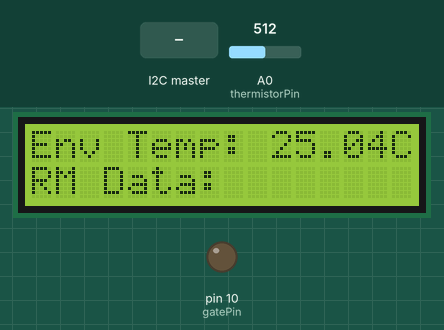
A sketch run on a simulated Arduino Uno, built with avr-gcc and run on an emulated ATmega328P. Parts: 16×2 character LCD, output pins drawn as LEDs (lit = HIGH). The inputs (shaded band) are chosen by the test bench; at power-on: A0 (thermistorPin) = 512. No radio packets arrive unless stated; what the sketch prints to the serial monitor is not drawn.

Above: at 4.2 s.
4.3 s: the I2C master sends the byte 2
7.3 s: the I2C master sends the byte 1
9.2 s: A0 (thermistorPin) set to 349
At 11.5 s:
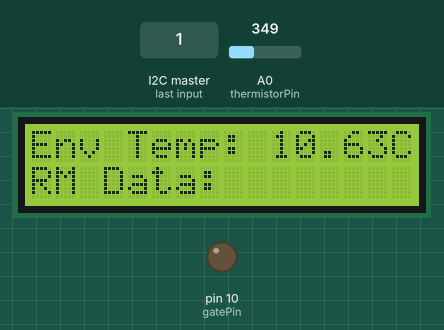
12.2 s: A0 (thermistorPin) set to 332
At 15.0 s:
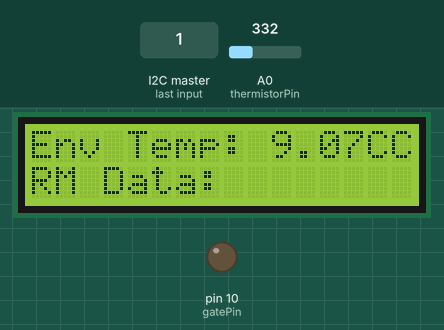
15.2 s: the I2C master sends the byte 0
Timing chart, 0 to 18.2 s (numbered marks = the images above; inputs shaded):
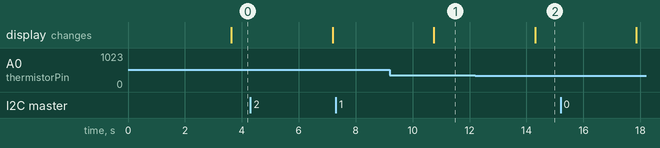

Measured:
- the behaviour switches between 343 and 342 on A0 (thermistorPin) (found by bisection; images 1 and 2)
- after the input at 7.3 s, every drawn part: stays the same
- after the input at 9.2 s, the display: changes after 1.5 s (image 1)
- after the input at 12.2 s, the display: changes after 2.1 s (image 2)

The sketch:

board_2_control.ino
```cpp
#include <RH_ASK.h>                //433MHz wireless
#include<SPI.h>                    //433MHz wireless (compile)
#include <Wire.h>                  //I2C serial communication
#include <LiquidCrystal_I2C.h>     //LCD

LiquidCrystal_I2C lcd(0x27, 16, 2);
RH_ASK rf_driver;

#define gatePin 10 //Transistor base
int thermistorPin = 0;

int Vo;
float R1 = 10000;
float logR2, R2, T, Tc, Tf;
float c1=0.001129148, c2=0.000234125, c3=8.76741e-8;

String dataString;
String dataRecord;
int counter = 0;
int loopCounter;
//char dataString[8];

void setup() {
  //Fan control setup
  pinMode(gatePin, OUTPUT);
  digitalWrite(gatePin, LOW);
//  analogWrite(gatePin, 0);

  //433MHz wireless setup
  rf_driver.init();

  //I2C serial communication setup
  Wire.begin(8);                           //Set as device #8
  Wire.onReceive(receiveEvent);

   //LCD setup
  lcd.begin();
  lcd.backlight();
  lcd.setCursor(0, 0);
  lcd.print("Env Temp: ");
  lcd.print(getTemp());
  lcd.setCursor(0, 1);
  lcd.print("RM Data: ");

//  //Serial monitor
  Serial.begin(115200);
}

//Function for temperature calculation (convert voltage to celsius)
float getTemp() {
  Vo = analogRead(thermistorPin);
  R2 = R1 * (1023.0 / (float)Vo - 1.0);
  logR2 = log(R2);
  T = (1.0 / (c1 + c2*logR2 + c3*logR2*logR2*logR2)); //Kelvin
  Tc = T - 273.15;                                    //Celsius
  Tf = (Tc * 9.0)/ 5.0 + 32.0;                        //Fahrenheit
  return Tc;
}

//Function for analog value calculation for __% fan speed
float getFanVal(int percent) {
  float i = (percent/100)*(255);                   //Fan starts functioning at 50
  //i += 45;
  return i;
}

void loop()
{
  char* msg = dataRecord.c_str();
  rf_driver.send((uint8_t *)msg, 8);
  rf_driver.waitPacketSent();

  Serial.println(dataRecord);

  float envTemp = getTemp();
  //Serial.println(envTemp);

//  if (envTemp > 30) {                                 //30% speed when >30C
//    Serial.println("Fan at 30% speed");
//    analogWrite(gatePin, getFanVal(30));
//    if(envTemp > 50) {                                //60% speed when >50C
//      analogWrite(gatePin, getFanVal(60));
//      if(envTemp > 90) {                              //100% speed when >90C
//        analogWrite(gatePin, 255);
//      }
//    }
//  }

  loopCounter += 1;
  if (loopCounter == 50) {
    Serial.print("loopCounter = 100");
    lcd.setCursor(10, 0);
    lcd.print(envTemp);
    lcd.print("C");

    lcd.setCursor(9, 1);
    lcd.print(dataRecord);

    loopCounter = 0;
  }
  delay(10);
}

//I2C serial communication: peripheral receiver
void receiveEvent(char vn, float val) {
  while (Wire.available()) {
    char c = Wire.read();
    dataString += c;
  }
  //Serial.println(dataString);
  //strcpy(dataArray, datastring);
  dataRecord = dataString;
  dataString = "";
}


//433MHz wireless
//int rf433_send(char vn, float val) {
  //char* msg[8];
  //dataString.toCharArray(msg, 8);
  //rf_driver.send((uint8_t *)msg, strlen(msg));
  //rf_driver.waitPacketSent();

  //dataString = "";
//}
```
